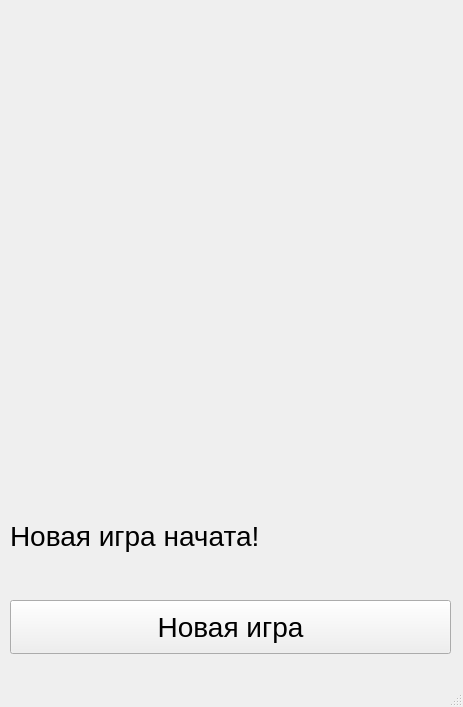
<?xml version="1.0" encoding="UTF-8"?>
<ui version="4.0">
 <class>MainWindow</class>
 <widget class="QMainWindow" name="MainWindow">
  <property name="geometry">
   <rect>
    <x>0</x>
    <y>0</y>
    <width>463</width>
    <height>707</height>
   </rect>
  </property>
  <property name="sizePolicy">
   <sizepolicy hsizetype="Fixed" vsizetype="Fixed">
    <horstretch>0</horstretch>
    <verstretch>0</verstretch>
   </sizepolicy>
  </property>
  <property name="windowTitle">
   <string>MainWindow</string>
  </property>
  <widget class="QWidget" name="centralwidget">
   <widget class="QWidget" name="gridLayoutWidget">
    <property name="geometry">
     <rect>
      <x>10</x>
      <y>10</y>
      <width>441</width>
      <height>501</height>
     </rect>
    </property>
    <layout class="QGridLayout" name="grid"/>
   </widget>
   <widget class="QLabel" name="statusLabel">
    <property name="geometry">
     <rect>
      <x>10</x>
      <y>520</y>
      <width>441</width>
      <height>71</height>
     </rect>
    </property>
    <property name="font">
     <font>
      <pointsize>21</pointsize>
     </font>
    </property>
    <property name="text">
     <string>Новая игра начата!</string>
    </property>
    <property name="alignment">
     <set>Qt::AlignmentFlag::AlignLeading|Qt::AlignmentFlag::AlignLeft|Qt::AlignmentFlag::AlignTop</set>
    </property>
   </widget>
   <widget class="QPushButton" name="newGameButton">
    <property name="geometry">
     <rect>
      <x>10</x>
      <y>600</y>
      <width>441</width>
      <height>54</height>
     </rect>
    </property>
    <property name="font">
     <font>
      <family>Segoe UI</family>
      <pointsize>21</pointsize>
      <italic>false</italic>
      <bold>false</bold>
      <strikeout>false</strikeout>
      <kerning>true</kerning>
      <hintingpreference>PreferDefaultHinting</hintingpreference>
     </font>
    </property>
    <property name="text">
     <string>Новая игра</string>
    </property>
   </widget>
  </widget>
  <widget class="QMenuBar" name="menubar">
   <property name="geometry">
    <rect>
     <x>0</x>
     <y>0</y>
     <width>463</width>
     <height>21</height>
    </rect>
   </property>
  </widget>
  <widget class="QStatusBar" name="statusbar"/>
 </widget>
 <resources/>
 <connections/>
</ui>
